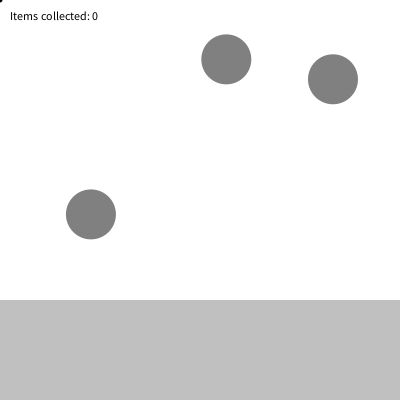
Frame 1 (no input)
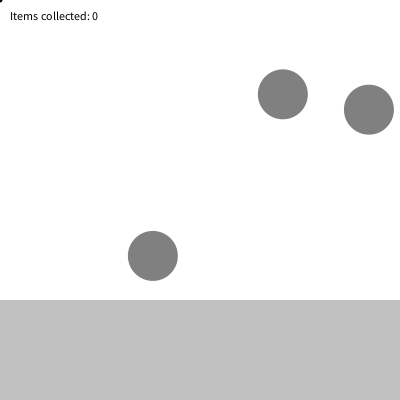
Frame 60 (the mouse pressed at the canvas centre just before this capture)
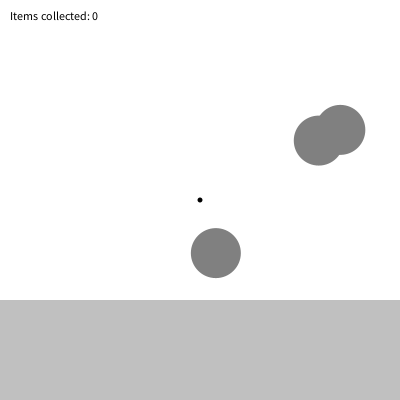
Frame 120 (the mouse held since frame 60 and released just before this capture)

The Processing sketch that drew these frames (run headless with seeded random() and noise(); from frame 60 on, the mouse is pressed at the canvas centre):

// Processing sketch: item_collecting2
// ── item_collecting2.pde
/*  
 item_collecting2
 Game Building Blocks for Processing
 (c) 2013–2017 Brad Tober [http://www.bradtober.com]
 Licensed under The MIT License
 */

boolean shape1 = true;                                           // whether shape1 is visible or not
boolean shape2 = true;                                           // whether shape2 is visible or not
boolean shape3 = true;                                           // whether shape3 is visible or not
boolean carryingShape1 = false;                                  // whether shape1 has been picked up
boolean carryingShape2 = false;                                  // whether shape1 has been picked up
boolean carryingShape3 = false;                                  // whether shape1 has been picked up
float divY = 300;                                                // y position of divider line; the collecting container is below this
float x1, x2, x3, y1, y2, y3;                                    // x and y positions of shapes
float x1speed, x2speed, x3speed, y1speed, y2speed, y3speed;      // x and y speeds of shapes
int radius = 25;                                                 // radius of shapes
int shapeCount = 0;                                              // counter to track how many shapes have been collected

void setup() {
  size(400, 400);
  smooth();
  noStroke();
  x1 = random(0, width - radius * 2);                            // set random initial x position for shape1
  x2 = random(0, width - radius * 2);                            // set random initial x position for shape2
  x3 = random(0, width - radius * 2);                            // set random initial x position for shape3
  y1 = random(0, divY - radius * 2);                             // set random initial y position for shape1
  y2 = random(0, divY - radius * 2);                             // set random initial y position for shape2
  y3 = random(0, divY - radius * 2);                             // set random initial y position for shape3
  x1speed = random(.5, 1.5);                                     // set random x speed for shape1
  x2speed = random(.5, 1.5);                                     // set random x speed for shape2
  x3speed = random(.5, 1.5);                                     // set random x speed for shape3
  y1speed = random(.5, 1.5);                                     // set random y speed for shape1
  y2speed = random(.5, 1.5);                                     // set random y speed for shape2
  y3speed = random(.5, 1.5);                                     // set random y speed for shape3
  println("Grab all three shapes with your mouse pointer and move them to the pen to win!");
}

void draw() {
  background(255);
  fill(192);
  rect(0, divY, width, height - divY);
  fill(128);
  for (int i = 0; i < shapeCount; i++) {
    ellipse(((i + 1) * 25) + radius + (i * (radius * 2)), divY + 50, radius * 2, radius *2);  // draw collected shapes in the container
  }
  fill(128);
  if (shape1) {                                                  // if shape1 is visible
    if (carryingShape1) {
      ellipse(mouseX, mouseY, radius * 2, radius * 2);           // draw shape1 at mouse pointer
    } else {
      ellipse(x1, y1, radius * 2, radius * 2);                   // draw shape1
    }
    if (mouseX > x1 - radius && mouseX < x1 + radius && mouseY > y1 - radius && mouseY < y1 + radius && !carryingShape1 && !carryingShape2 && !carryingShape3) {              // if the mouse pointer intersects shape1 and a shape isn't already being carried
      carryingShape1 = true;                                     // player is now carrying shape1
    }
    x1 += x1speed;                                               // change the x position of shape1 using its speed value
    if (x1 > width - radius || x1 < radius) {                    // if shape1 hits the right or left side of the window
      x1speed = -x1speed;                                        // invert the x speed of shape1 (change its horizontal direction)
    }
    y1 += y1speed;                                               // change the y position of shape1 using its speed value
    if (y1 > divY - radius || y1 < radius) {                   // if shape1 hits the bottom or top of the window
      y1speed = -y1speed;                                        // invert the y speed of shape1 (change its vertical direction)
    }
  }
  if (shape2) {                                                  // if shape2 is visible
    if (carryingShape2) {
      ellipse(mouseX, mouseY, radius * 2, radius * 2);           // draw shape2 at mouse pointer
    } else {
      ellipse(x2, y2, radius * 2, radius * 2);                   // draw shape2
    }
    if (mouseX > x2 - radius && mouseX < x2 + radius && mouseY > y2 - radius && mouseY < y2 + radius && !carryingShape1 && !carryingShape2 && !carryingShape3) {              // if the mouse pointer intersects shape2 and a shape isn't already being carried
      carryingShape2 = true;                                     // player is now carrying shape2
    }
    x2 += x2speed;                                               // change the x position of shape2 using its speed value
    if (x2 > width - radius || x2 < radius) {                    // if shape2 hits the right or left side of the window
      x2speed = -x2speed;                                        // invert the x speed of shape2 (change its horizontal direction)
    }
    y2 += y2speed;                                               // change the y position of shape2 using its speed value
    if (y2 > divY - radius || y2 < radius) {                   // if shape2 hits the bottom or top of the window
      y2speed = -y2speed;                                        // invert the y speed of shape2 (change its vertical direction)
    }
  }
  if (shape3) {                                                  // if shape3 is visible
    if (carryingShape3) {
      ellipse(mouseX, mouseY, radius * 2, radius * 2);           // draw shape3 at mouse pointer
    } else {
      ellipse(x3, y3, radius * 2, radius * 2);                   // draw shape3
    }
    if (mouseX > x3 - radius && mouseX < x3 + radius && mouseY > y3 - radius && mouseY < y3 + radius && !carryingShape1 && !carryingShape2 && !carryingShape3) {              // if the mouse pointer intersects shape3 and a shape isn't already being carried
      carryingShape3 = true;                                     // player is now carrying shape3
    }
    x3 += x3speed;                                               // change the x position of shape3 using its speed value
    if (x3 > width - radius || x3 < radius) {                    // if shape3 hits the right or left side of the window
      x3speed = -x3speed;                                        // invert the x speed of shape3 (change its horizontal direction)
    }
    y3 += y3speed;                                               // change the y position of shape3 using its speed value
    if (y3 > divY - radius || y3 < radius) {                   // if shape3 hits the bottom or top of the window
      y3speed = -y3speed;                                        // invert the y speed of shape3 (change its vertical direction)
    }
  }
  if (mouseY > divY) {
    if (carryingShape1) {
      shape1 = false;                                            // hide shape1 because it has been collected
      shapeCount++;                                              // increase the number of shapes collected
      carryingShape1 = false;
    }
    if (carryingShape2) {
      shape2 = false;                                            // hide shape2 because it has been collected
      shapeCount++;                                              // increase the number of shapes collected
      carryingShape2 = false;
    }  
    if (carryingShape3) {
      shape3 = false;                                            // hide shape2 because it has been collected
      shapeCount++;                                              // increase the number of shapes collected
      carryingShape3 = false;
    }  
  }
  fill(0);
  ellipse(mouseX, mouseY, 5, 5);                                 // draw the collector at the mouse pointer location
  if (shapeCount < 3) {                                          // if fewer than 3 shapes have been collected
    text("Items collected: " + shapeCount, 10, 20);              // display the number of shapes collected
  } 
  else {
    text("You win!", 10, 20);                                    // otherwise the player wins
  }
}
